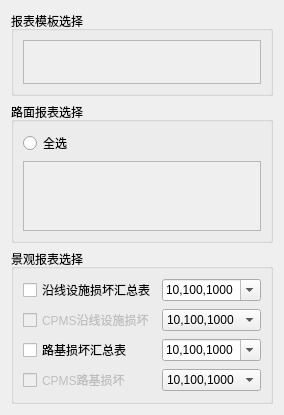
     <widget class="QWidget" name="tab_3">
      <attribute name="title">
       <string>表格选择</string>
      </attribute>
      <layout class="QVBoxLayout" name="verticalLayout_12">
       <item>
        <widget class="QGroupBox" name="groupBox_9">
         <property name="sizePolicy">
          <sizepolicy hsizetype="Preferred" vsizetype="Fixed">
           <horstretch>0</horstretch>
           <verstretch>0</verstretch>
          </sizepolicy>
         </property>
         <property name="maximumSize">
          <size>
           <width>16777215</width>
           <height>85</height>
          </size>
         </property>
         <property name="title">
          <string>报表模板选择</string>
         </property>
         <layout class="QHBoxLayout" name="horizontalLayout_7">
          <item>
           <widget class="QScrollArea" name="scrollArea">
            <property name="widgetResizable">
             <bool>true</bool>
            </property>
            <widget class="QWidget" name="scrollAreaWidgetContents">
             <property name="geometry">
              <rect>
               <x>0</x>
               <y>0</y>
               <width>742</width>
               <height>51</height>
              </rect>
             </property>
            </widget>
           </widget>
          </item>
         </layout>
        </widget>
       </item>
       <item>
        <widget class="QGroupBox" name="groupBox_10">
         <property name="sizePolicy">
          <sizepolicy hsizetype="Preferred" vsizetype="Expanding">
           <horstretch>0</horstretch>
           <verstretch>0</verstretch>
          </sizepolicy>
         </property>
         <property name="title">
          <string>路面报表选择</string>
         </property>
         <layout class="QVBoxLayout" name="verticalLayout_10">
          <item>
           <widget class="QRadioButton" name="radioButton_8">
            <property name="text">
             <string>全选</string>
            </property>
           </widget>
          </item>
          <item>
           <widget class="QScrollArea" name="scrollArea_2">
            <property name="widgetResizable">
             <bool>true</bool>
            </property>
            <widget class="QWidget" name="scrollAreaWidgetContents_2">
             <property name="geometry">
              <rect>
               <x>0</x>
               <y>0</y>
               <width>742</width>
               <height>337</height>
              </rect>
             </property>
            </widget>
           </widget>
          </item>
         </layout>
        </widget>
       </item>
       <item>
        <widget class="QGroupBox" name="groupBox_11">
         <property name="sizePolicy">
          <sizepolicy hsizetype="Preferred" vsizetype="Minimum">
           <horstretch>0</horstretch>
           <verstretch>0</verstretch>
          </sizepolicy>
         </property>
         <property name="title">
          <string>景观报表选择</string>
         </property>
         <layout class="QVBoxLayout" name="verticalLayout_11">
          <item>
           <layout class="QGridLayout" name="street_gridLayout">
            <item row="3" column="0">
             <widget class="QCheckBox" name="checkBox_6">
              <property name="enabled">
               <bool>false</bool>
              </property>
              <property name="text">
               <string>CPMS路基损坏</string>
              </property>
              <property name="checked">
               <bool>false</bool>
              </property>
             </widget>
            </item>
            <item row="2" column="0">
             <widget class="QCheckBox" name="checkBox_5">
              <property name="enabled">
               <bool>true</bool>
              </property>
              <property name="text">
               <string>路基损坏汇总表</string>
              </property>
              <property name="checkable">
               <bool>true</bool>
              </property>
              <property name="checked">
               <bool>false</bool>
              </property>
             </widget>
            </item>
            <item row="1" column="0">
             <widget class="QCheckBox" name="checkBox_4">
              <property name="enabled">
               <bool>false</bool>
              </property>
              <property name="text">
               <string>CPMS沿线设施损坏</string>
              </property>
              <property name="checkable">
               <bool>true</bool>
              </property>
              <property name="checked">
               <bool>false</bool>
              </property>
             </widget>
            </item>
            <item row="0" column="0">
             <widget class="QCheckBox" name="checkBox_3">
              <property name="enabled">
               <bool>true</bool>
              </property>
              <property name="text">
               <string>沿线设施损坏汇总表</string>
              </property>
              <property name="checked">
               <bool>false</bool>
              </property>
             </widget>
            </item>
            <item row="0" column="1">
             <widget class="QComboBox" name="comboBox">
              <property name="editable">
               <bool>true</bool>
              </property>
              <property name="currentText">
               <string>10,100,1000</string>
              </property>
              <property name="currentIndex">
               <number>4</number>
              </property>
              <item>
               <property name="text">
                <string>100</string>
               </property>
              </item>
              <item>
               <property name="text">
                <string>200</string>
               </property>
              </item>
              <item>
               <property name="text">
                <string>500</string>
               </property>
              </item>
              <item>
               <property name="text">
                <string>1000</string>
               </property>
              </item>
              <item>
               <property name="text">
                <string>10,100,1000</string>
               </property>
              </item>
             </widget>
            </item>
            <item row="1" column="1">
             <widget class="QComboBox" name="comboBox_2">
              <property name="currentText">
               <string>10,100,1000</string>
              </property>
              <property name="currentIndex">
               <number>3</number>
              </property>
              <item>
               <property name="text">
                <string>10</string>
               </property>
              </item>
              <item>
               <property name="text">
                <string>100</string>
               </property>
              </item>
              <item>
               <property name="text">
                <string>1000</string>
               </property>
              </item>
              <item>
               <property name="text">
                <string>10,100,1000</string>
               </property>
              </item>
             </widget>
            </item>
            <item row="2" column="1">
             <widget class="QComboBox" name="comboBox_3">
              <property name="editable">
               <bool>true</bool>
              </property>
              <property name="currentText">
               <string>10,100,1000</string>
              </property>
              <property name="currentIndex">
               <number>4</number>
              </property>
              <item>
               <property name="text">
                <string>100</string>
               </property>
              </item>
              <item>
               <property name="text">
                <string>200</string>
               </property>
              </item>
              <item>
               <property name="text">
                <string>500</string>
               </property>
              </item>
              <item>
               <property name="text">
                <string>1000</string>
               </property>
              </item>
              <item>
               <property name="text">
                <string>10,100,1000</string>
               </property>
              </item>
             </widget>
            </item>
            <item row="3" column="1">
             <widget class="QComboBox" name="comboBox_4">
              <property name="currentText">
               <string>10,100,1000</string>
              </property>
              <property name="currentIndex">
               <number>3</number>
              </property>
              <item>
               <property name="text">
                <string>10</string>
               </property>
              </item>
              <item>
               <property name="text">
                <string>100</string>
               </property>
              </item>
              <item>
               <property name="text">
                <string>1000</string>
               </property>
              </item>
              <item>
               <property name="text">
                <string>10,100,1000</string>
               </property>
              </item>
             </widget>
            </item>
           </layout>
          </item>
         </layout>
        </widget>
       </item>
      </layout>
     </widget>
